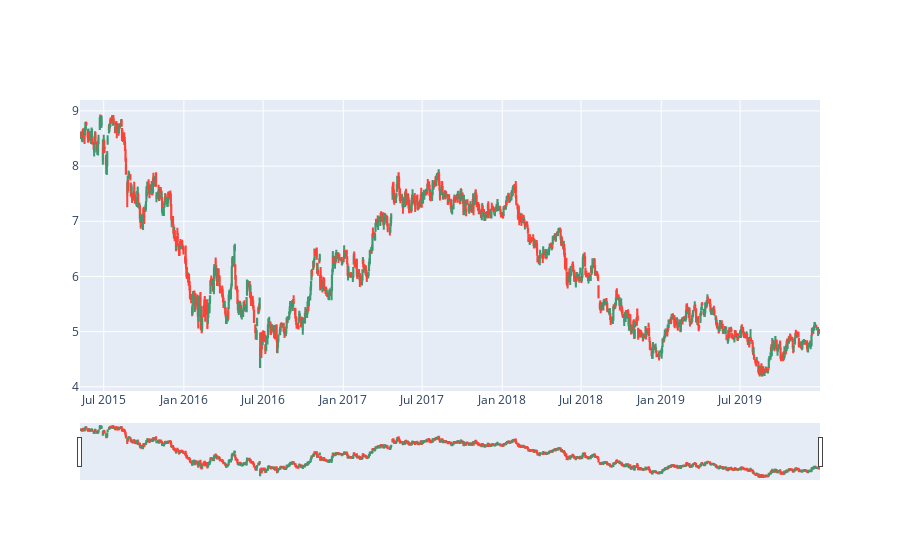

Notebook cell for this chart:
### Code cell
# Candleplot una de las empresas, ahora que está preparado el dataframe

fig = go.Figure(data=[go.Candlestick(x=BBVA.index,
                open=BBVA['Open'],
                high=BBVA['High'],
                low=BBVA['Low'],
                close=BBVA['Price'])])
fig.show()

### Figure 1 — Plotly figure (JSON) as saved in the notebook; plotly's stock layout.template omitted (floating-point values rounded to 4 significant figures; data arrays with more than 128 entries replaced by an {"elided": "..."} marker saying what was removed)
{"data": [{"close": {"elided": "1191 float values"}, "high": {"elided": "1191 float values"}, "low": {"elided": "1191 float values"}, "open": {"elided": "1191 float values"}, "type": "candlestick", "x": {"elided": "1191 str values"}}], "layout": {}}
